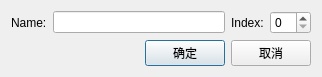
<?xml version="1.0" encoding="UTF-8"?>
<ui version="4.0">
 <class>NewPageDialog</class>
 <widget class="QDialog" name="NewPageDialog">
  <property name="geometry">
   <rect>
    <x>0</x>
    <y>0</y>
    <width>322</width>
    <height>69</height>
   </rect>
  </property>
  <property name="sizePolicy">
   <sizepolicy hsizetype="Fixed" vsizetype="Fixed">
    <horstretch>0</horstretch>
    <verstretch>0</verstretch>
   </sizepolicy>
  </property>
  <property name="windowTitle">
   <string/>
  </property>
  <property name="sizeGripEnabled">
   <bool>false</bool>
  </property>
  <property name="modal">
   <bool>true</bool>
  </property>
  <layout class="QGridLayout" name="gridLayout">
   <item row="0" column="0" colspan="3">
    <layout class="QHBoxLayout" name="horizontalLayout">
     <item>
      <widget class="QLabel" name="label">
       <property name="text">
        <string>Name:</string>
       </property>
      </widget>
     </item>
     <item>
      <widget class="QLineEdit" name="lineEditName">
       <property name="maxLength">
        <number>30</number>
       </property>
       <property name="clearButtonEnabled">
        <bool>true</bool>
       </property>
      </widget>
     </item>
     <item>
      <widget class="QLabel" name="label_2">
       <property name="text">
        <string>Index:</string>
       </property>
      </widget>
     </item>
     <item>
      <widget class="QSpinBox" name="spinBoxIndex"/>
     </item>
    </layout>
   </item>
   <item row="1" column="0">
    <spacer name="horizontalSpacer">
     <property name="orientation">
      <enum>Qt::Horizontal</enum>
     </property>
     <property name="sizeHint" stdset="0">
      <size>
       <width>104</width>
       <height>20</height>
      </size>
     </property>
    </spacer>
   </item>
   <item row="1" column="1">
    <widget class="QPushButton" name="pushButtonOK">
     <property name="text">
      <string>确定</string>
     </property>
    </widget>
   </item>
   <item row="1" column="2">
    <widget class="QPushButton" name="pushButtonCancel">
     <property name="text">
      <string>取消</string>
     </property>
    </widget>
   </item>
  </layout>
 </widget>
 <resources/>
 <connections/>
</ui>
